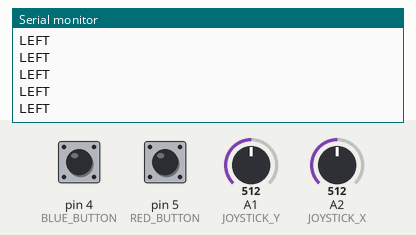
Simulated run of this sketch. Board: Arduino Uno, built with avr-gcc and run on an emulated ATmega328P. Shown: the last lines printed to the serial monitor. The inputs (shaded band) are chosen by the test bench; at power-on: A2 (JOYSTICK_X) = 512, A1 (JOYSTICK_Y) = 512, pin 4 (BLUE_BUTTON) HIGH, pin 5 (RED_BUTTON) HIGH.

Above: at 1.2 s.
1.3 s: A2 (JOYSTICK_X) set to 988
2.8 s: A2 (JOYSTICK_X) set to 1011
At 3.03 s:
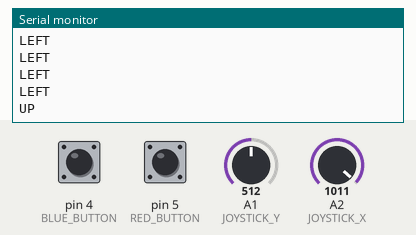
4.8 s: A1 (JOYSTICK_Y) set to 991
At 5.01 s:
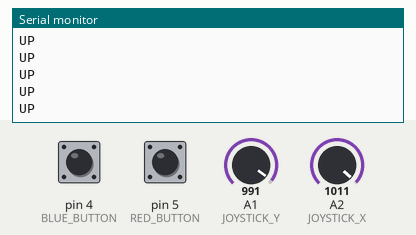
6.3 s: A1 (JOYSTICK_Y) set to 1011
At 6.56 s:
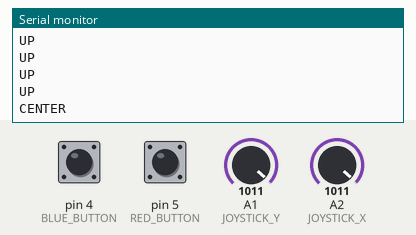

The sketch:

joystick_direction.ino
```cpp
const int JOYSTICK_X = 2;
const int JOYSTICK_Y = 1;
const int BLUE_BUTTON = 4;
const int RED_BUTTON = 5;

bool lastButtonState = HIGH;
bool lastRedButtonState = HIGH;

void setup() {
  Serial.begin(9600);
  pinMode(BLUE_BUTTON, INPUT_PULLUP);
  pinMode(RED_BUTTON, INPUT_PULLUP);
}

void loop() {
  int xValue = analogRead(JOYSTICK_X);
  int yValue = analogRead(JOYSTICK_Y);
 bool currentButtonState = digitalRead(BLUE_BUTTON);
 bool currentRedButtonState = digitalRead(RED_BUTTON);

  String direction = "CENTER";

  if (xValue > 3000) {
    direction = "RIGHT";
  }
  else if (xValue < 1000) {
    direction = "LEFT";
  }
  else if (yValue > 3000) {
    direction = "DOWN";
  }
  else if (yValue < 1000) {
    direction = "UP";
  }

  Serial.println(direction);

  delay(200);
  if (lastButtonState == HIGH && currentButtonState == LOW) {
  Serial.println("START");
}

lastButtonState = currentButtonState;

if (lastRedButtonState == HIGH && currentRedButtonState == LOW) {
  Serial.println("PAUSE");
}

lastRedButtonState = currentRedButtonState;

  delay(20);
}
```

Measured:
- the behaviour switches between 999 and 1000 on A2 (JOYSTICK_X) (found by bisection; images 0 and 1)
- the behaviour switches between 999 and 1000 on A1 (JOYSTICK_Y) (found by bisection; images 2 and 3)
- after the input at 2.8 s, the serial monitor: prints a new line after 0.06 s (image 1)
- after the input at 6.3 s, the serial monitor: prints a new line after 0.09 s (image 3)
